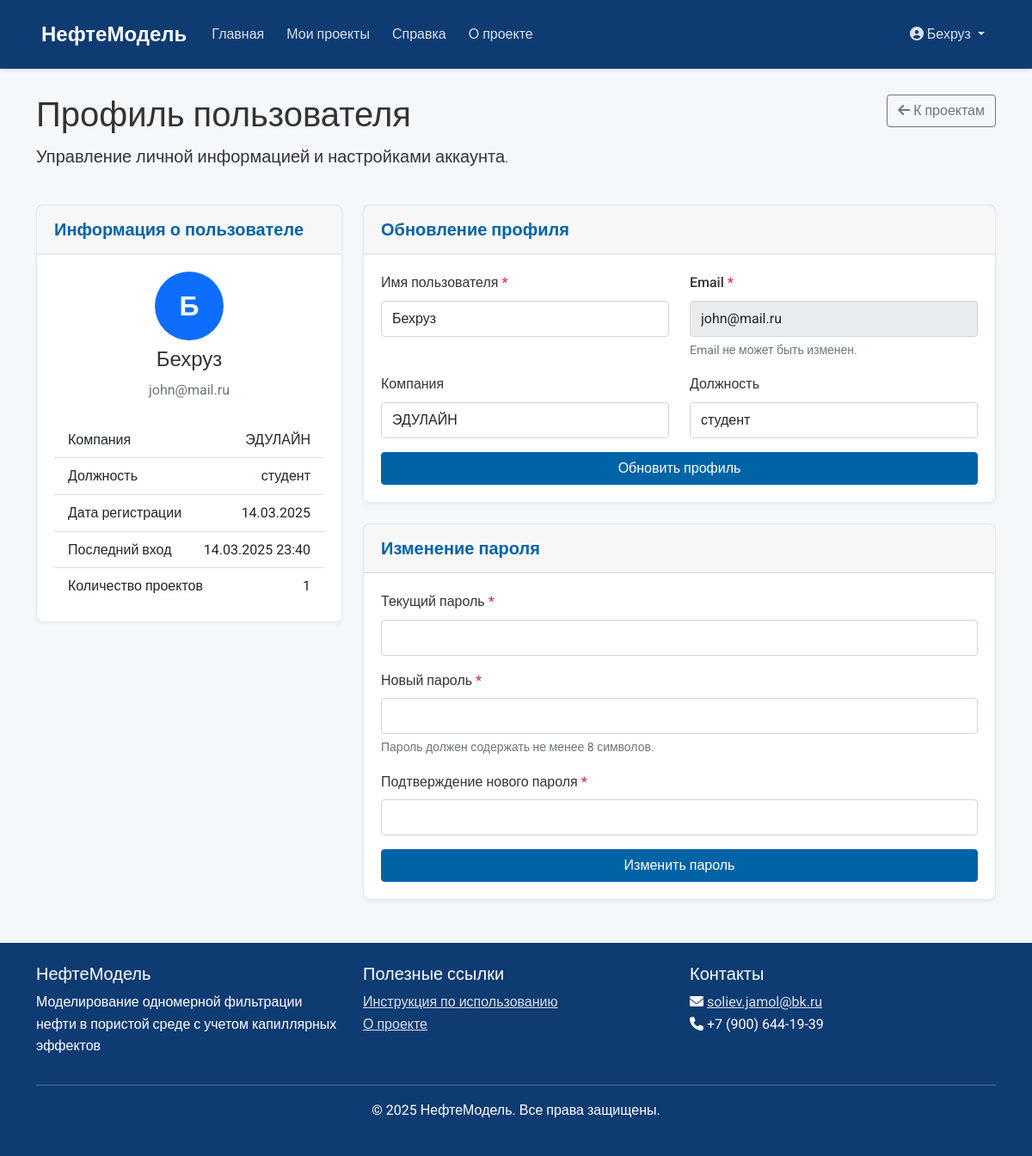
Page /auth/profile (signed in) on the committed database.
### models/user.py (models this page shows, shortened)
class User(UserMixin, db.Model):
    __tablename__ = 'users'
    id = db.Column(db.Integer, primary_key=True)
    username = db.Column(db.String(64), unique=True, nullable=False, index=True)
    email = db.Column(db.String(120), unique=True, nullable=False, index=True)
    password_hash = db.Column(db.String(128), nullable=False)
    company = db.Column(db.String(120))
    position = db.Column(db.String(120))
    is_active = db.Column(db.Boolean, default=True)
    created_at = db.Column(db.DateTime, default=datetime.utcnow)
    last_login = db.Column(db.DateTime, nullable=True)
    projects = db.relationship('Project', backref='owner', lazy='dynamic')
    def get_projects_count(self):
        return self.projects.count()

### routes/auth.py (the view, shortened to what this page needs)
@auth_bp.route('/profile', methods=['GET', 'POST'])
@login_required
def profile():
    return render_template('auth/profile.html')

### templates/auth/profile.html (shortened to what this page needs)
{% extends "base.html" %}
{% block content %}
<div class="row mb-4">
    <div class="col-md-8">
        <h1>Профиль пользователя</h1>
        <p class="lead">Управление личной информацией и настройками аккаунта.</p>
    </div>
    <div class="col-md-4 text-md-end">
        <a href="{{ url_for('main.dashboard') }}" class="btn btn-outline-secondary">
            <i class="fas fa-arrow-left"></i> К проектам
        </a>
    </div>
</div>
<div class="row">
    <div class="col-lg-4 mb-4">
        <div class="card">
            <div class="card-header">
                <h5 class="card-title mb-0">Информация о пользователе</h5>
            </div>
            <div class="card-body">
                <div class="text-center mb-4">
                    <div class="avatar avatar-xl">
                        <span class="avatar-text rounded-circle bg-primary">
                            {{ current_user.username[0] | upper }}
                        </span>
                    </div>
                    <h4 class="mt-2">{{ current_user.username }}</h4>
                    <p class="text-muted">{{ current_user.email }}</p>
                </div>
                <ul class="list-group list-group-flush">
                    <li class="list-group-item d-flex justify-content-between align-items-center">
                        <span>Компания</span>
                        <span>{{ current_user.company or '-' }}</span>
                    </li>
                    <li class="list-group-item d-flex justify-content-between align-items-center">
                        <span>Должность</span>
                        <span>{{ current_user.position or '-' }}</span>
                    </li>
                    <li class="list-group-item d-flex justify-content-between align-items-center">
                        <span>Дата регистрации</span>
                        <span>{{ current_user.created_at.strftime('%d.%m.%Y') }}</span>
                    </li>
                    <li class="list-group-item d-flex justify-content-between align-items-center">
                        <span>Последний вход</span>
                        <span>{{ current_user.last_login.strftime('%d.%m.%Y %H:%M') if current_user.last_login else '-' }}</span>
                    </li>
                    <li class="list-group-item d-flex justify-content-between align-items-center">
                        <span>Количество проектов</span>
                        <span>{{ current_user.get_projects_count() }}</span>
                    </li>
                </ul>
            </div>
        </div>
    </div>
    <div class="col-lg-8">
        <div class="card mb-4">
            <div class="card-header">
                <h5 class="card-title mb-0">Обновление профиля</h5>
            </div>
            <div class="card-body">
                <form method="post">
                    <div class="row">
                        <div class="col-md-6">
                            <div class="form-group mb-3">
                                <label for="username" class="form-label">Имя пользователя <span class="text-danger">*</span></label>
                                <input type="text" class="form-control" id="username" name="username" value="{{ current_user.username }}" required>
                            </div>
                        </div>
                        <div class="col-md-6">
                            <div class="form-group mb-3">
                                <label for="email" class="form-label">Email <span class="text-danger">*</span></label>
                                <input type="email" class="form-control" id="email" value="{{ current_user.email }}" readonly>
                                <div class="form-text">Email не может быть изменен.</div>
                            </div>
                        </div>
                    </div>
                    <div class="row">
                        <div class="col-md-6">
                            <div class="form-group mb-3">
                                <label for="company" class="form-label">Компания</label>
                                <input type="text" class="form-control" id="company" name="company" value="{{ current_user.company or '' }}">
                            </div>
                        </div>
                        <div class="col-md-6">
                            <div class="form-group mb-3">
                                <label for="position" class="form-label">Должность</label>
                                <input type="text" class="form-control" id="position" name="position" value="{{ current_user.position or '' }}">
                            </div>
                        </div>
                    </div>
                    <div class="d-grid gap-2">
                        <button type="submit" class="btn btn-primary">Обновить профиль</button>
                    </div>
                </form>
            </div>
        </div>
        <div class="card">
            <div class="card-header">
                <h5 class="card-title mb-0">Изменение пароля</h5>
            </div>
            <div class="card-body">
                <form method="post">
                    <div class="form-group mb-3">
                        <label for="current_password" class="form-label">Текущий пароль <span class="text-danger">*</span></label>
                        <input type="password" class="form-control" id="current_password" name="current_password">
                    </div>
                    <div class="form-group mb-3">
                        <label for="new_password" class="form-label">Новый пароль <span class="text-danger">*</span></label>
                        <input type="password" class="form-control" id="new_password" name="new_password">
                        <div class="form-text">Пароль должен содержать не менее 8 символов.</div>
                    </div>
                    <div class="form-group mb-3">
                        <label for="new_password_confirm" class="form-label">Подтверждение нового пароля <span class="text-danger">*</span></label>
                        <input type="password" class="form-control" id="new_password_confirm" name="new_password_confirm">
                    </div>
                    <div class="d-grid gap-2">
                        <button type="submit" class="btn btn-primary">Изменить пароль</button>
                    </div>
                </form>
            </div>
        </div>
    </div>
</div>
{% endblock %}

### templates/base.html (shortened to what this page needs)
<!DOCTYPE html>
<html lang="ru">
<head>
    <link href="https://cdn.jsdelivr.net/npm/bootstrap@5.1.3/dist/css/bootstrap.min.css" rel="stylesheet">
    <link rel="stylesheet" href="https://cdnjs.cloudflare.com/ajax/libs/font-awesome/6.0.0-beta3/css/all.min.css">
    <link rel="stylesheet" href="{{ url_for('static', filename='css/main.css') }}">
</head>
<body>
    <div class="wrapper">
        <header class="header">
            <nav class="navbar navbar-expand-lg navbar-dark">
                <div class="container">
                    <a class="navbar-brand" href="{{ url_for('main.index') }}">
                         НефтеМодель
                    </a>
                    <div class="collapse navbar-collapse" id="navbarNav">
                        <ul class="navbar-nav me-auto">
                            <li class="nav-item">
                                <a class="nav-link {% if request.endpoint == 'main.index' %}active{% endif %}" href="{{ url_for('main.index') }}">Главная</a>
                            </li>
                            {% if current_user.is_authenticated %}
                            <li class="nav-item">
                                <a class="nav-link {% if request.endpoint == 'main.dashboard' %}active{% endif %}" href="{{ url_for('main.dashboard') }}">Мои проекты</a>
                            </li>
                            {% endif %}
                            <li class="nav-item">
                                <a class="nav-link {% if request.endpoint == 'main.help_page' %}active{% endif %}" href="{{ url_for('main.help_page') }}">Справка</a>
                            </li>
                            <li class="nav-item">
                                <a class="nav-link {% if request.endpoint == 'main.about' %}active{% endif %}" href="{{ url_for('main.about') }}">О проекте</a>
                            </li>
                        </ul>
                        <ul class="navbar-nav">
                            {% if current_user.is_authenticated %}
                            <li class="nav-item dropdown">
                                <a class="nav-link dropdown-toggle" href="#" id="userDropdown" role="button" data-bs-toggle="dropdown" aria-expanded="false">
                                    <i class="fas fa-user-circle"></i> {{ current_user.username }}
                                </a>
                            </li>
                            {% endif %}
                        </ul>
                    </div>
                </div>
            </nav>
        </header>
        <main class="content">
            <div class="container">
                {% block content %}{% endblock %}
            </div>
        </main>
        <footer class="footer">
            <div class="container">
                <div class="row">
                    <div class="col-md-4">
                        <h5>НефтеМодель</h5>
                        <p>Моделирование одномерной фильтрации нефти в пористой среде с учетом капиллярных эффектов</p>
                    </div>
                    <div class="col-md-4">
                        <h5>Полезные ссылки</h5>
                        <ul class="list-unstyled">
                            <li><a href="{{ url_for('main.help_page') }}">Инструкция по использованию</a></li>
                            <li><a href="{{ url_for('main.about') }}">О проекте</a></li>
                        </ul>
                    </div>
                    <div class="col-md-4">
                        <h5>Контакты</h5>
                        <p>
                            <i class="fas fa-envelope"></i> <a href="mailto:info@neftemodel.ru">soliev.jamol@bk.ru</a><br>
                            <i class="fas fa-phone"></i> +7 (900) 644-19-39
                        </p>
                    </div>
                </div>
                <hr>
                <div class="text-center">
                    <p>&copy; {{ now.year }} НефтеМодель. Все права защищены.</p>
                </div>
            </div>
        </footer>
    </div>
</body>
</html>

### static/css/main.css (style rules this page uses)
:root { --primary-color: #0063a6; --secondary-color: #ff9926; --success-color: #28a745; --danger-color: #dc3545; --warning-color: #ffc107; --info-color: #17a2b8; --light-color: #f8f9fa; --dark-color: #343a40; --body-bg: #f5f8fa; --header-bg: #0e3b72; --footer-bg: #0e3b72; --card-border: #e4e9f0; --input-border: #ced4da; --input-bg: #fff; --input-focus-border: #80bdff; --input-focus-shadow: rgba(0, 123, 255, 0.25); --font-family: 'Roboto', sans-serif; --gas-blue: #0e3b72; --gas-light-blue: #0063a6; --gas-orange: #ff9926; }
body { font-family: var(--font-family); background-color: var(--body-bg); color: #333; line-height: 1.6; margin: 0; padding: 0; }
.wrapper { display: flex; flex-direction: column; min-height: 100vh; }
.content { flex: 1; padding: 30px 0; }
.header { background-color: var(--header-bg); color: white; padding: 0.5rem 0; box-shadow: 0 2px 4px rgba(0, 0, 0, 0.1); }
.navbar-brand { font-weight: bold; font-size: 1.5rem; color: white !important; }
.nav-link { color: rgba(255, 255, 255, 0.85) !important; margin: 0 5px; transition: color 0.3s ease; }
.footer { background-color: var(--footer-bg); color: white; padding: 1.5rem 0; margin-top: auto; }
.footer a { color: rgba(255, 255, 255, 0.85); transition: color 0.3s ease; }
.card { border-radius: 8px; border: 1px solid var(--card-border); box-shadow: 0 2px 4px rgba(0, 0, 0, 0.05); margin-bottom: 20px; transition: transform 0.3s ease, box-shadow 0.3s ease; }
.card-header { background-color: rgba(0, 0, 0, 0.03); border-bottom: 1px solid rgba(0, 0, 0, 0.125); padding: 1rem 1.25rem; }
.card-title { margin-bottom: 0; font-weight: 600; color: var(--primary-color); }
.card-body { padding: 1.25rem; }
.btn-primary { background-color: var(--primary-color); border-color: var(--primary-color); }
.form-control { border: 1px solid var(--input-border); border-radius: 4px; padding: 0.5rem 0.75rem; transition: border-color 0.3s ease, box-shadow 0.3s ease; }
label { font-weight: 500; margin-bottom: 0.5rem; }
.form-group { margin-bottom: 1.5rem; }

### templates/auth/profile.html (style rules this page uses)
.avatar { display: inline-block; position: relative; }
.avatar-xl { width: 80px; height: 80px; }
.avatar-text { width: 100%; height: 100%; display: flex; justify-content: center; align-items: center; font-weight: bold; font-size: 2rem; color: white; }

### rows in the picture
User: username "Бехруз", username "Б", email "john@mail.ru", company "ЭДУЛАЙН", position "студент", created_at "14.03.2025", last_login "14.03.2025 23:40"

### other values in the picture
{{ current_user.get_projects_count() }} "1"
